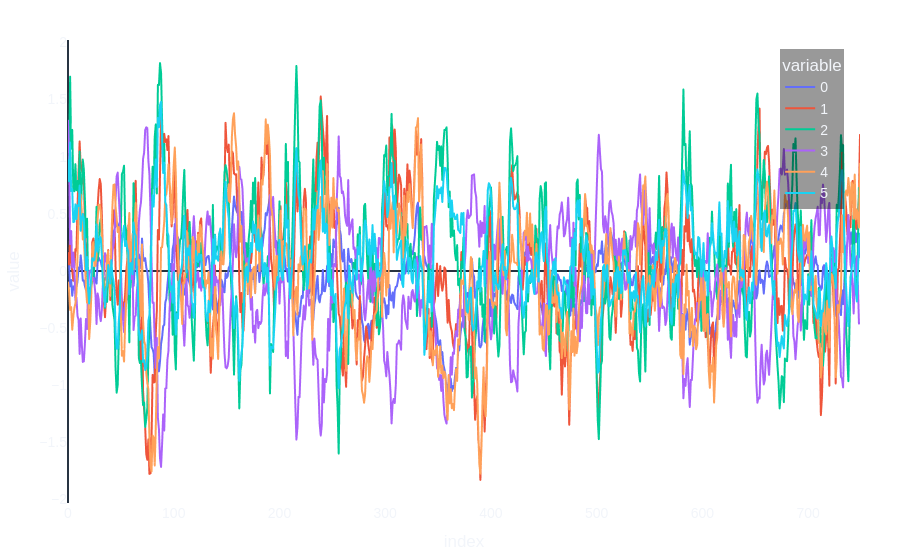

Notebook code for this chart:
### Code cell
px.line(Xplus.T)

### Figure 1 — Plotly figure (JSON) as saved in the notebook; plotly's stock layout.template omitted (floating-point values rounded to 4 significant figures; data arrays with more than 128 entries replaced by an {"elided": "..."} marker saying what was removed)
{"data": [{"hovertemplate": "variable=0<br>index=%{x}<br>value=%{y}<extra></extra>", "legendgroup": "0", "line": {"color": "#636efa", "dash": "solid"}, "marker": {"symbol": "circle"}, "mode": "lines", "name": "0", "showlegend": true, "type": "scattergl", "x": {"elided": "750 int values"}, "xaxis": "x", "y": {"elided": "750 float values"}, "yaxis": "y"}, {"hovertemplate": "variable=1<br>index=%{x}<br>value=%{y}<extra></extra>", "legendgroup": "1", "line": {"color": "#EF553B", "dash": "solid"}, "marker": {"symbol": "circle"}, "mode": "lines", "name": "1", "showlegend": true, "type": "scattergl", "x": {"elided": "750 int values"}, "xaxis": "x", "y": {"elided": "750 float values"}, "yaxis": "y"}, {"hovertemplate": "variable=2<br>index=%{x}<br>value=%{y}<extra></extra>", "legendgroup": "2", "line": {"color": "#00cc96", "dash": "solid"}, "marker": {"symbol": "circle"}, "mode": "lines", "name": "2", "showlegend": true, "type": "scattergl", "x": {"elided": "750 int values"}, "xaxis": "x", "y": {"elided": "750 float values"}, "yaxis": "y"}, {"hovertemplate": "variable=3<br>index=%{x}<br>value=%{y}<extra></extra>", "legendgroup": "3", "line": {"color": "#ab63fa", "dash": "solid"}, "marker": {"symbol": "circle"}, "mode": "lines", "name": "3", "showlegend": true, "type": "scattergl", "x": {"elided": "750 int values"}, "xaxis": "x", "y": {"elided": "750 float values"}, "yaxis": "y"}, {"hovertemplate": "variable=4<br>index=%{x}<br>value=%{y}<extra></extra>", "legendgroup": "4", "line": {"color": "#FFA15A", "dash": "solid"}, "marker": {"symbol": "circle"}, "mode": "lines", "name": "4", "showlegend": true, "type": "scattergl", "x": {"elided": "750 int values"}, "xaxis": "x", "y": {"elided": "750 float values"}, "yaxis": "y"}, {"hovertemplate": "variable=5<br>index=%{x}<br>value=%{y}<extra></extra>", "legendgroup": "5", "line": {"color": "#19d3f3", "dash": "solid"}, "marker": {"symbol": "circle"}, "mode": "lines", "name": "5", "showlegend": true, "type": "scattergl", "x": {"elided": "750 int values"}, "xaxis": "x", "y": {"elided": "750 float values"}, "yaxis": "y"}], "layout": {"legend": {"title": {"text": "variable"}, "tracegroupgap": 0}, "xaxis": {"anchor": "y", "domain": [0, 1], "title": {"text": "index"}}, "yaxis": {"anchor": "x", "domain": [0, 1], "title": {"text": "value"}}}}
